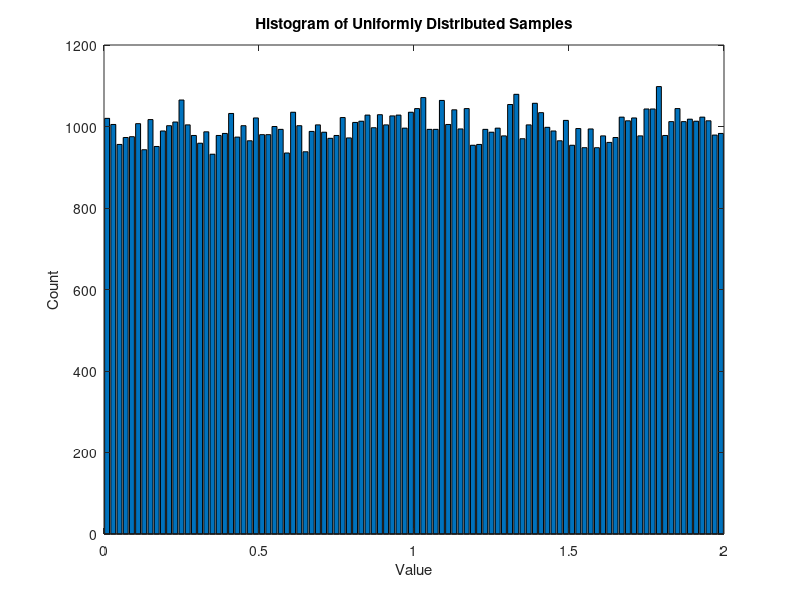

Source code (MATLAB):
num_samples = 100000;
x1 = 2 * rand(1, num_samples);

bin = 100;
[counts, bin_centers] = hist(x1, bin);

bar(bin_centers, counts);
xlabel('Value');
ylabel('Count');
title('Histogram of Uniformly Distributed Samples');
